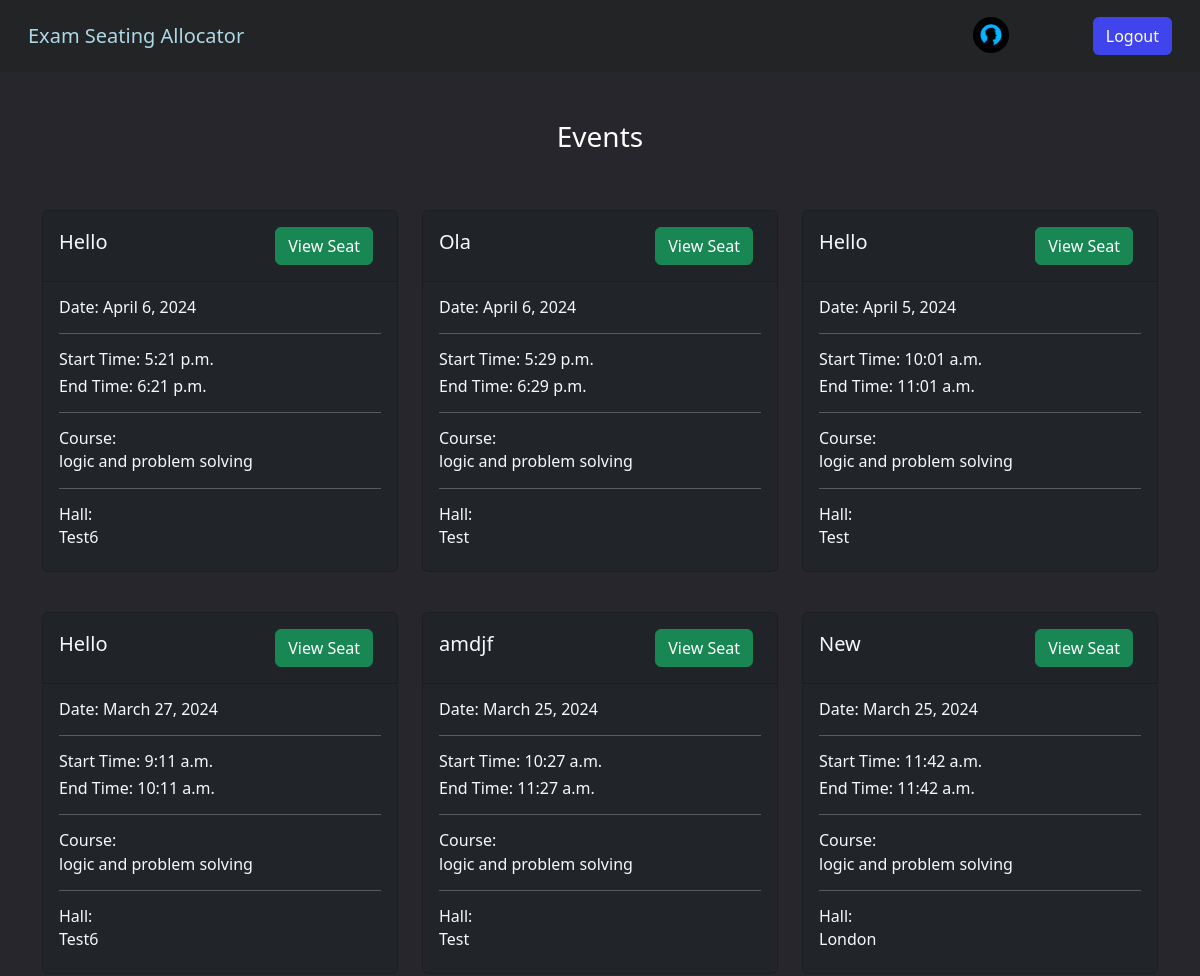
The page /student_events_view/ (signed in, upper part) on the database as committed earlier.
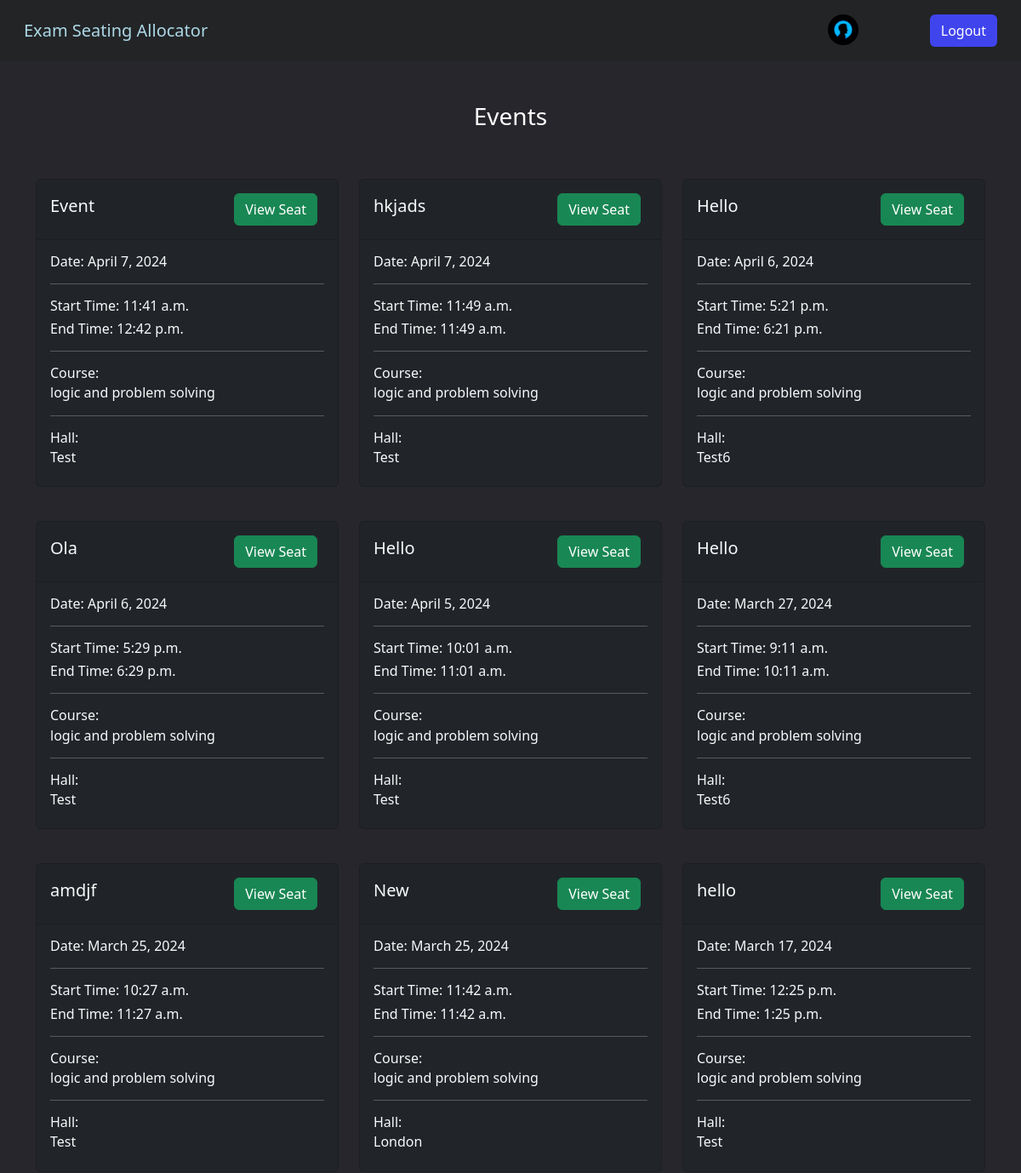
The same page on the database as committed later.
### api/models.py (models this page shows)
class Event(models.Model):
    name = models.CharField(max_length=100, blank=True)
    date = models.DateField()
    start_time = models.TimeField()
    end_time = models.TimeField()

class EventCourses(models.Model):
    event = models.ForeignKey(
        Event, on_delete=models.CASCADE, related_name="eventcourse", blank=True
    )
    course = models.ForeignKey(
        Course, on_delete=models.CASCADE, related_name="event", blank=True
    )

class Course(models.Model):
    name = models.CharField(max_length=100)
    fieldofstudy = models.CharField(
        max_length=20, choices=FIELDOFSTUDY, default="computing"
    )
    year = models.CharField(max_length=20, choices=YEAR, default="first")
    semester = models.CharField(max_length=20, choices=SEMESTER, default="first")

class Hall(models.Model):
    name = models.CharField(max_length=100)
    rows = models.IntegerField()
    columns = models.IntegerField()
    noOfSeats = models.IntegerField(default=1)

### api/views.py (the view)
# urls.py: path("student_events_view/", student_events_view, name="student_events_view"),
@user_passes_test(is_student, login_url="login_page")
def student_events_view(request):
    user = request.user
    student = user.student
    allocations = Allocation.objects.filter(student=student).order_by(
        "-event__date", "event__start_time"
    )
    events = [allocation.event for allocation in allocations]
    courses = student.courses.all()
    events_with_halls = []
    for allocation in allocations:
        event = allocation.event
        seat = allocation.seat
        hall = seat.hall
        events_with_halls.append({"event": event, "hall": hall})
    context = {
        "homeurl": "student_home",
        "events": events,
        "events_with_halls": events_with_halls,
        "courses": courses,
    }
    return render(request, "viewEventsStudent.html", context)

### api/views.py (called while the page is built)
def is_student(user):
    return user.groups.filter(name="Students").exists()

### api/templates/viewEventsStudent.html (shortened to what this page needs)
{%extends "base.html"%} {%block start%} {% csrf_token %}
<div class="container mt-5">
  <div class="d-flex justify-content-center">
    <h3 style="color: white">Events</h3>
  </div>
  <br />
  <div class="row">
    {%for event in events%}
    <div class="col-md-4 mt-4">
      <div class="card mb-3 bg-dark text-light">
        <div
          class="card-header d-flex justify-content-between align-items-center"
        >
          <h5 class="card-title">{{ event.name }}</h5>
          <a
            href="/view_seat_allocations_student/{{ event.id }}"
            class="btn btn-success m-2"
            >View Seat</a
          >
        </div>
        <div class="card-body">
          <h6><span>Date:</span> {{ event.date }}</h6>
          <hr />
          <h6><span>Start Time:</span> {{ event.start_time }}</h6>
          <h6><span>End Time:</span> {{ event.end_time}}</h6>
          <hr />
          <h6>Course:</h6>
          {% for event_course in event.eventcourse.all %}
          {%for course in courses%}
          {%if event_course.course == course%}
          <h6 class="card-subtitle mb-2 text-light">
            {{ event_course.course.name }}
          </h6>
          {%endif%} {%endfor%} {% endfor %}
          <hr />
          <h6>Hall:</h6>
          {% for eventwithhall in events_with_halls %}
          {%if eventwithhall.event == event%}
          <h6 class="card-subtitle mb-2 text-light">
            {{eventwithhall.hall.name}}
          </h6>
          {%endif%} {%endfor%}
        </div>
      </div>
    </div>
    {%endfor%}
  </div>
</div>
{%endblock%}

Rows that differ between the two databases and show on the page:
added Event: name "Event", date "April 7, 2024", start_time "11:41 a.m.", end_time "12:42 p.m.", hall.name "Test"
added EventCourses: course.name "logic and problem solving"
added Event: name "hkjads", date "April 7, 2024", start_time "11:49 a.m.", end_time "11:49 a.m.", hall.name "Test"
added EventCourses: course.name "logic and problem solving"
now on this page (row unchanged): Event: name "hello", date "March 17, 2024", start_time "12:25 p.m.", end_time "1:25 p.m.", hall.name "Test"
now on this page (row unchanged): EventCourses: course.name "logic and problem solving"
